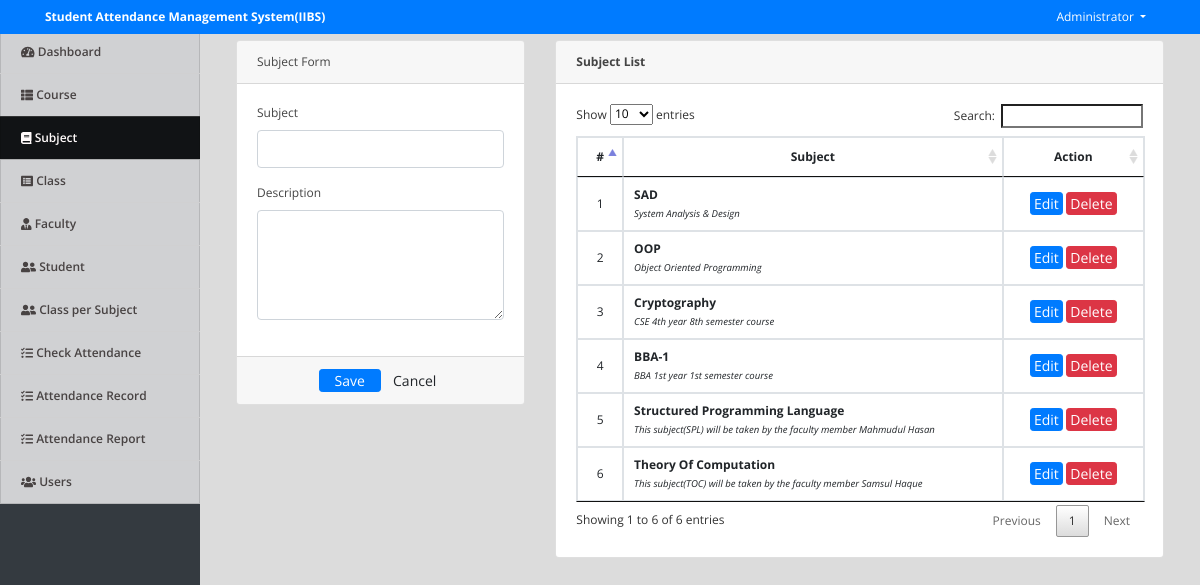
Page /index.php?page=subjects (signed in) on the committed database.
### tables this page shows
CREATE TABLE `subjects` (
  `id` int(30) NOT NULL,
  `subject` varchar(100) NOT NULL,
  `description` text NOT NULL,
  `date_created` datetime NOT NULL DEFAULT current_timestamp()
);

### subjects.php (the view, shortened to what this page needs)
<?php include('db_connect.php');?>
<div class="container-fluid">
	<div class="col-lg-12">
		<div class="row">
			<div class="col-md-4">
			<form action="" id="manage-subject">
				<div class="card">
					<div class="card-header">
						    Subject Form
				  	</div>
					<div class="card-body">
							<div class="form-group">
								<label class="control-label">Subject</label>
								<input type="text" class="form-control" name="subject">
							</div>
							<div class="form-group">
								<label class="control-label">Description</label>
								<textarea name="description" id="" cols="30" rows="4" class="form-control"></textarea>
							</div>
					</div>
					<div class="card-footer">
						<div class="row">
							<div class="col-md-12">
								<button class="btn btn-sm btn-primary col-sm-3 offset-md-3"> Save</button>
								<button class="btn btn-sm btn-default col-sm-3" type="reset"> Cancel</button>
							</div>
						</div>
					</div>
				</div>
			</form>
			</div>
			<div class="col-md-8">
				<div class="card">
					<div class="card-header">
						<b>Subject List</b>
					</div>
					<div class="card-body">
						<table class="table table-bordered table-hover">
							<thead>
								<tr>
									<th class="text-center" width="5%">#</th>
									<th class="text-center">Subject</th>
									<th class="text-center" width="25%">Action</th>
								</tr>
							</thead>
							<tbody>
								<?php
								$i = 1;
								$subject = $conn->query("SELECT * FROM subjects order by id asc");
								while($row=$subject->fetch_assoc()):
								?>
								<tr>
									<td class="text-center"><?php echo $i++ ?></td>
									<td class="">
										<p><b><?php echo ucwords($row['subject']) ?></b></p>
										<small><i><?php echo $row['description'] ?></i></small>
									</td>
									<td class="text-center">
										<button class="btn btn-sm btn-primary edit_subject" type="button" data-id="<?php echo $row['id'] ?>"  data-subject="<?php echo $row['subject'] ?>"  data-description="<?php echo $row['description'] ?>" >Edit</button>
										<button class="btn btn-sm btn-danger delete_subject" type="button" data-id="<?php echo $row['id'] ?>">Delete</button>
									</td>
								</tr>
								<?php endwhile; ?>
							</tbody>
						</table>
					</div>
				</div>
			</div>
		</div>
	</div>
</div>

### assets/css/style.css (style rules this page uses)
body { font-family: "Open Sans", sans-serif; color: #444444; width: 100%; height: calc(100%); font-size: 12px; }
.btn-sm { padding: .0001rem .2rem; }

### index.php (style rules this page uses)
body { background: #80808045; }

### subjects.php (style rules this page uses)
td { vertical-align: middle !important; }
td p { margin: unset; }

### rows in the picture
subjects: subject "SAD", description "System Analysis & Design"
subjects: subject "OOP", description "Object Oriented Programming"
subjects: subject "Cryptography", description "CSE 4th year 8th semester course"
subjects: subject "BBA-1", description "BBA 1st year 1st semester course"
subjects: subject "Structured Programming Language", description "This subject(SPL) will be taken by the faculty member Mahmudul Hasan"
subjects: subject "Theory Of Computation", description "This subject(TOC) will be taken by the faculty member Samsul Haque"

### other values in the picture
$_SESSION['system']['name'] "Student Attendance Management System(IIBS)"
$_SESSION['login_name'] "Administrator"
